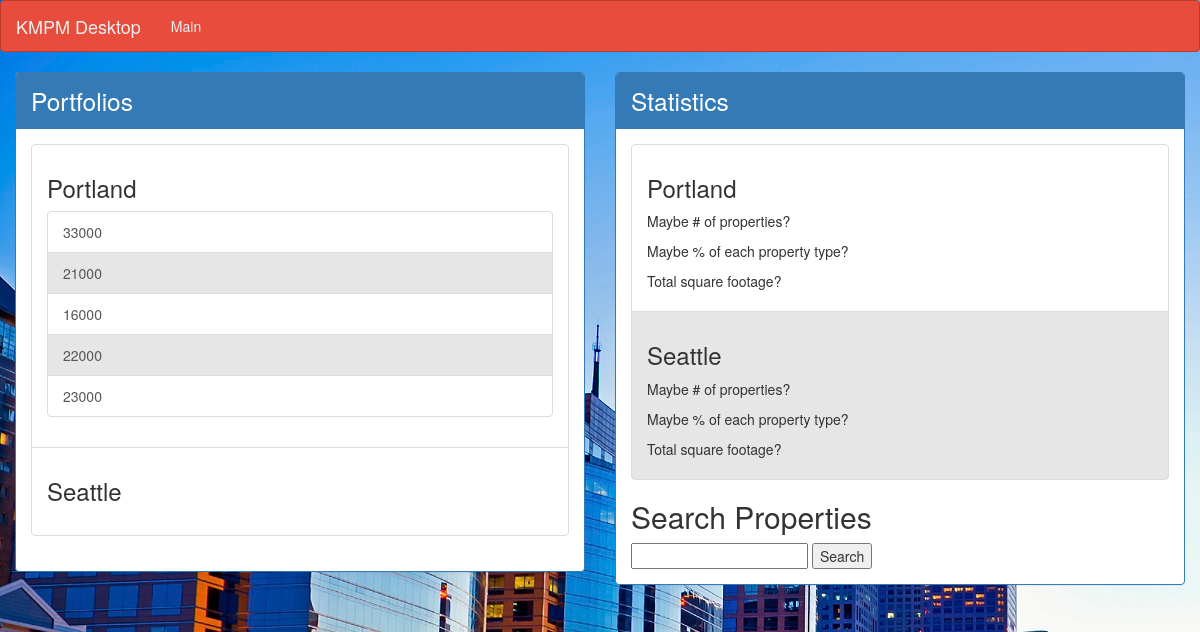
/propdesk/, run on the app's committed database.
### propdesk/models.py (models this page shows, shortened)
class City (models.Model):
    city_name = models.CharField(max_length=100, unique=True)

class Portfolio(models.Model):
    portfolio_name = models.CharField(max_length=20,  unique=True)
    city = models.ForeignKey(City, on_delete=models.CASCADE)

### propdesk/views.py (the view)
def index(request):
    all_cities = City.objects.prefetch_related('portfolio_set').all()
    context = {
        'all_cities': all_cities,
    }
    return render(request, 'propdesk/index.html', context)

### propdesk/templates/propdesk/index.html (shortened to what this page needs)
{% load static %}
<!DOCTYPE html>
<html lang="en">
<head>
    <link rel="stylesheet" href="{% static 'propdesk/bootstrap.min.css' %}" />
    <link rel="stylesheet" href="{% static 'propdesk/style.css' %}" />
</head>
<body>
  {% include 'propdesk/nav.html' %}
<div class="container-fluid">
    <div class="row">
        <div class="col-md-6">
            <div class="panel panel-primary">
                <div class="panel-heading">Portfolios</div>
                <div class="panel-body">
                    <ul class="list-group">
                        {% for city in all_cities %}
                        <li class="list-group-item">
                            <h3>{{ city.city_name }}</h3>
                            <div class="list-group">
                                {% for a in city.portfolio_set.all %}
                                 <a class="list-group-item listitem mainlist"href="{% url 'propdesk:portview' a.id %}">  {{a.portfolio_name}} </a>
                                {% endfor %}
                            </div>
                        </li>
                        {% endfor %}
                    </ul>
                </div>
            </div>
        </div>
        <div class="col-md-6">
            <div class="panel panel-primary">
                <div class="panel-heading">Statistics</div>
                <div class="panel-body">
                    <ul class="list-group">
                        {% for city in all_cities %}
                        <li class="list-group-item mainlist">
                            <h3>{{ city.city_name }}</h3>
                            <p> Maybe # of properties?</p>
                            <p> Maybe % of each property type?</p>
                            <p>Total square footage?</p>
                            </li>
                        {% endfor %}
                    </ul>
                    <h2>Search Properties</h2>
                        <form action="{% url 'propdesk:search' %}" method="get">
                            <input type="text" name="q">
                            <input type="submit" value="Search">
                        </form>
                </div>
            </div>
        </div>
    </div>
</div>
</body>
</html>

### propdesk/static/propdesk/style.css (style rules this page uses)
.listitem { transition: all 1s ease; }
body { background-image: url('background.jpg'); background-repeat: no-repeat; background-attachment: fixed; }
.mainlist:nth-child(even) { background-color: #e6e6e6; }
.panel-heading { font-size: 1.75em !important; }

### data on the page
City: city_name "Portland"
Portfolio: portfolio_name "33000"
Portfolio: portfolio_name "21000"
Portfolio: portfolio_name "16000"
Portfolio: portfolio_name "22000"
Portfolio: portfolio_name "23000"
City: city_name "Seattle"
